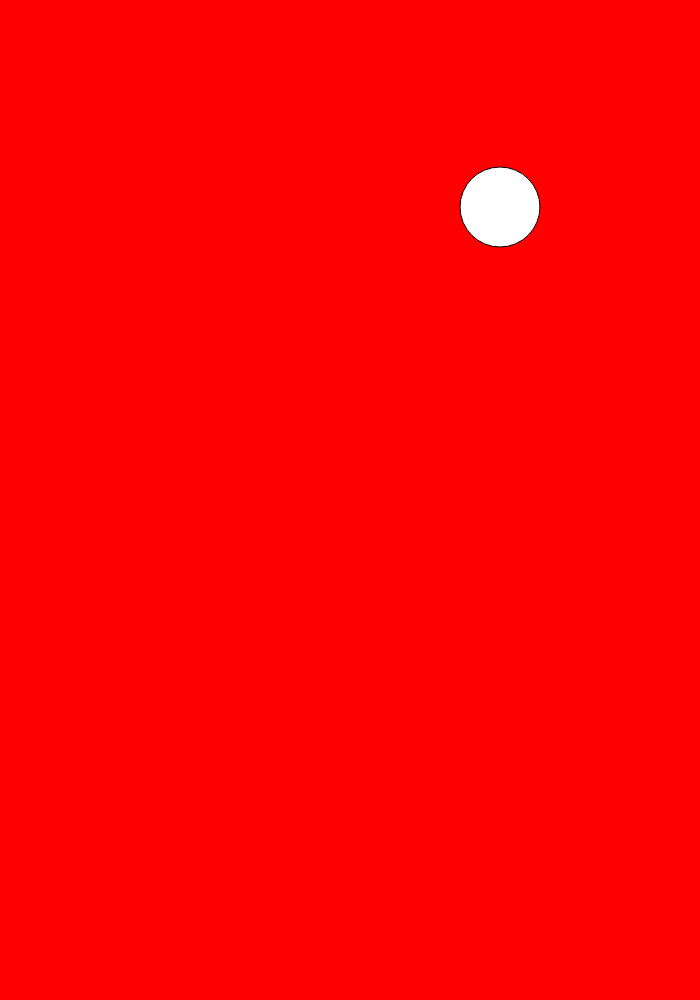
Frame 1 (no input)
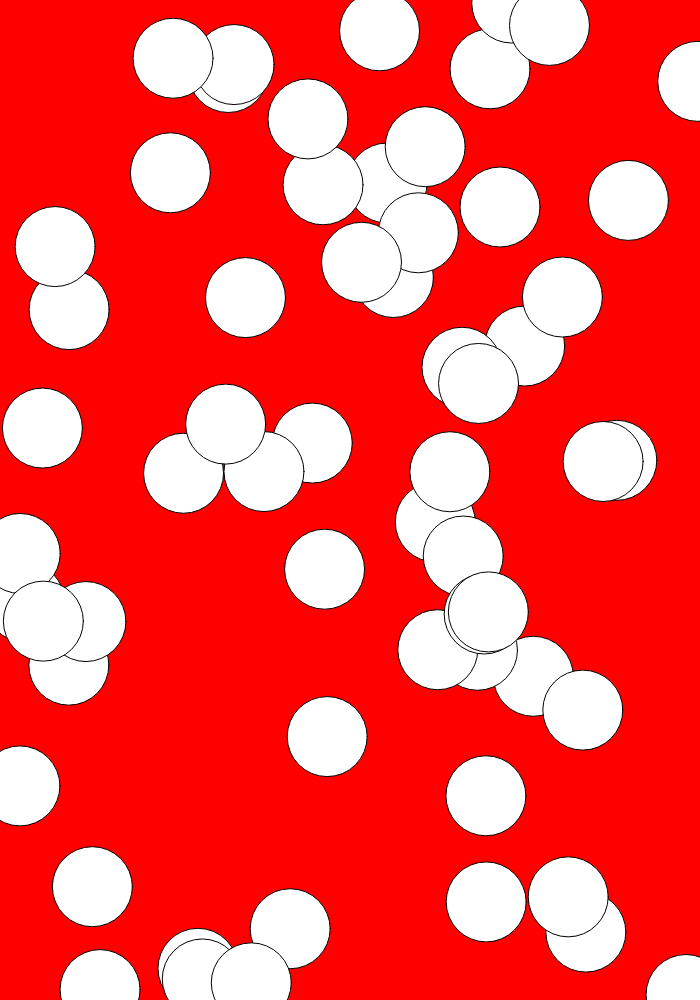
Frame 60 (no input)
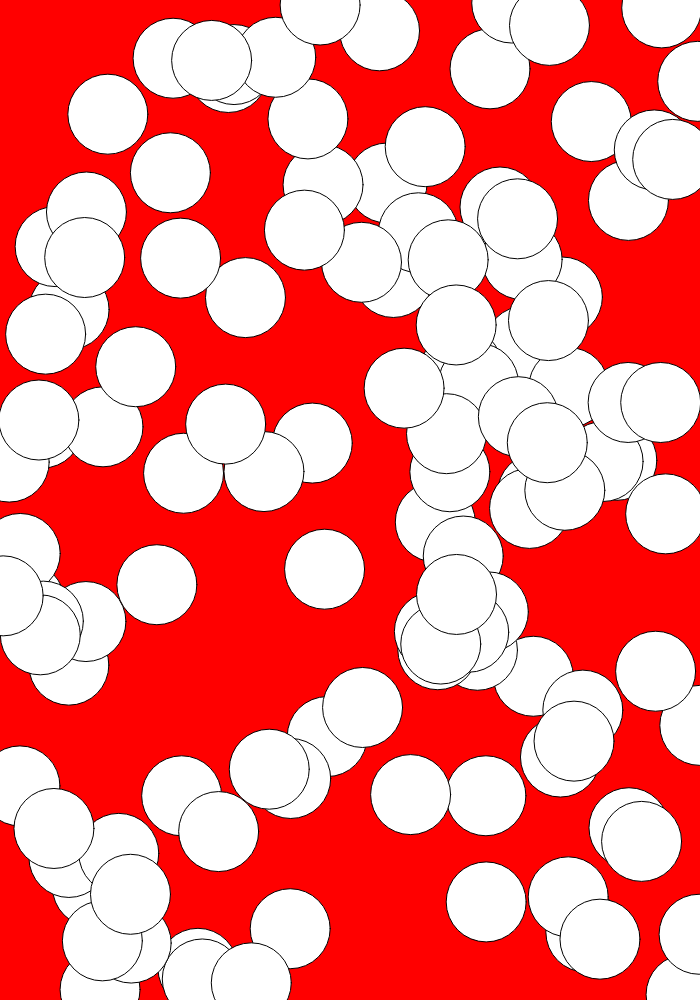
Frame 120 (the mouse pressed at the canvas centre since frame 60)

The p5.js sketch that drew these frames (run headless with seeded random() and noise() and a simulated clock; from frame 60 on, the mouse is pressed at the canvas centre):

// p5.js sketch
// ── sketch.js
function setup() {
  createCanvas(700, 1000);
  background(255, 0, 0);
}

function draw() {
  ellipse(random(width), random(height), 80);
}

function mouseReleased() {
  var fs = fullscreen();
  fullscreen(!fs);
}

function windowResized() {

  if (fullscreen()) {
    resizeCanvas(displayWidth, displayHeight);
  } else {
    resizeCanvas(windowWidth, windowHeight);
  }

  background(255, 0, 0);
}
